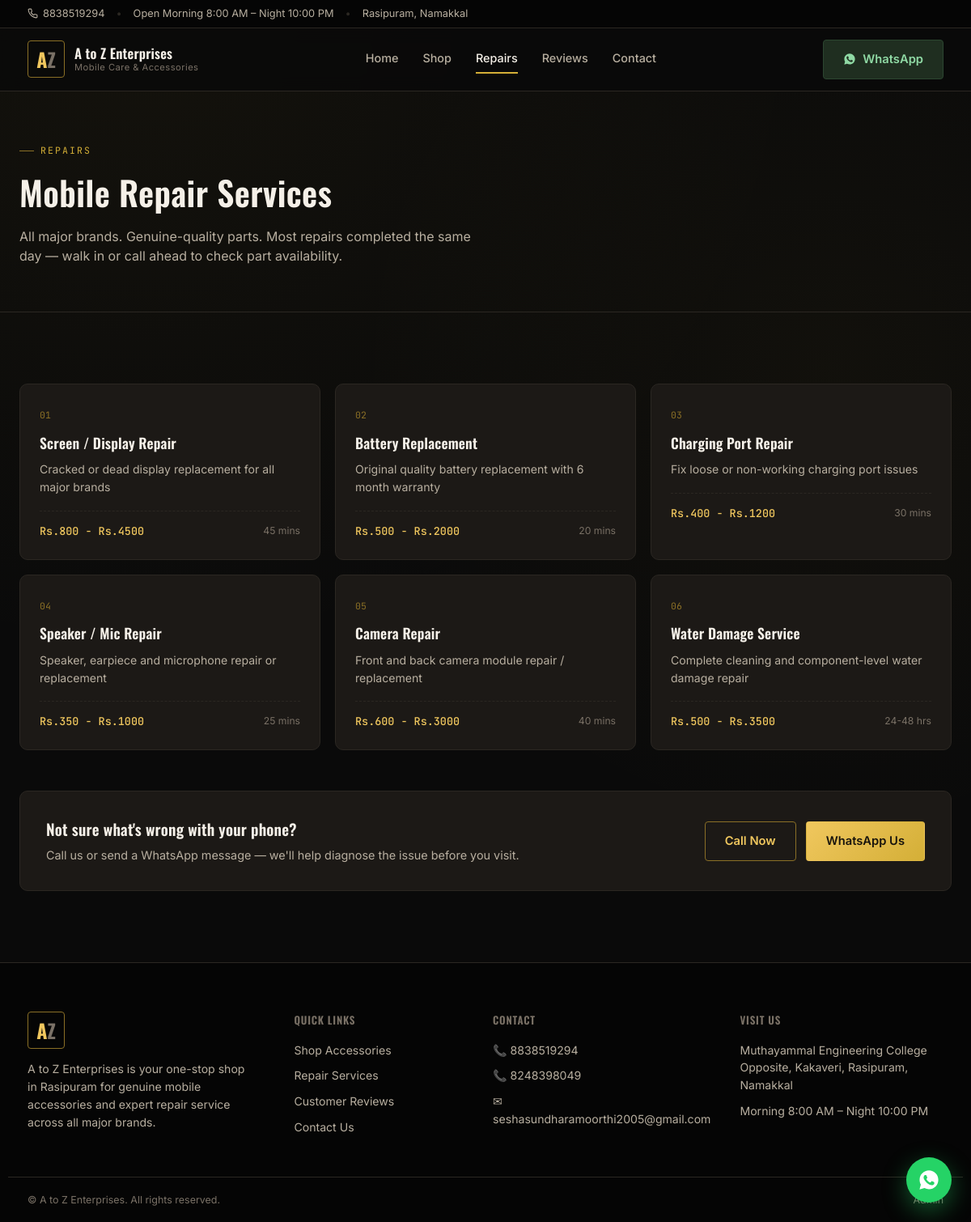
/repairs, run on the app's committed database.
### tables this page shows
CREATE TABLE repair_services (
        id INTEGER PRIMARY KEY AUTOINCREMENT,
        service_name TEXT NOT NULL,
        description TEXT,
        price_range TEXT NOT NULL,
        estimated_time TEXT,
        icon_key TEXT,
        display_order INTEGER DEFAULT 0
    );

### app.py (the view)
@app.route("/repairs")
def repairs():
    conn = get_db()
    repair_services = conn.execute("SELECT * FROM repair_services ORDER BY display_order").fetchall()
    conn.close()
    return render_template("repairs.html", shop=SHOP_INFO, repair_services=repair_services)

### app.py (called while the page is built)
def dict_factory(cursor, row):
    d = {}
    for idx, col in enumerate(cursor.description):
        val = row[idx]
        if col[0] == "created_at" and val and isinstance(val, str):
            try:
                val = datetime.fromisoformat(val)
            except:
                pass
        d[col[0]] = val
    return d

def get_db():
    conn = sqlite3.connect(DB_PATH)
    conn.row_factory = dict_factory
    conn.execute("PRAGMA journal_mode=WAL")
    return conn

### templates/repairs.html (shortened to what this page needs)
{% extends "base.html" %}
{% block content %}
<section class="section-tight" style="border-bottom:1px solid var(--line);">
  <div class="section-inner">
    <span class="eyebrow">Repairs</span>
    <h1 style="font-size:clamp(1.8rem,4vw,2.6rem); margin-top:10px;">Mobile Repair Services</h1>
    <p style="color:var(--ink-dim); margin-top:10px; max-width:560px;">All major brands. Genuine-quality parts. Most repairs completed the same day — walk in or call ahead to check part availability.</p>
  </div>
</section>
<section class="section">
  <div class="section-inner">
    <div class="repair-grid">
      {% for service in repair_services %}
      <div class="repair-card">
        <span class="repair-card-num">0{{ loop.index }}</span>
        <h3>{{ service.service_name }}</h3>
        <p>{{ service.description }}</p>
        <div class="repair-card-foot">
          <span class="repair-price">{{ service.price_range }}</span>
          {% if service.estimated_time %}<span class="repair-time">{{ service.estimated_time }}</span>{% endif %}
        </div>
      </div>
      {% endfor %}
    </div>
    <div style="margin-top:50px; background:var(--bg-card); border:1px solid var(--line); border-radius:var(--radius-md); padding:32px; display:flex; justify-content:space-between; align-items:center; flex-wrap:wrap; gap:20px;">
      <div>
        <h3 style="font-size:1.2rem; margin-bottom:6px;">Not sure what's wrong with your phone?</h3>
        <p style="color:var(--ink-dim); font-size:0.9rem;">Call us or send a WhatsApp message — we'll help diagnose the issue before you visit.</p>
      </div>
      <div style="display:flex; gap:12px;">
        <a href="tel:+91{{ shop.phone_1 }}" class="btn btn-outline">Call Now</a>
        <a href="https://wa.me/91{{ shop.phone_1 }}?text=Hi%2C%20I%20need%20help%20with%20a%20mobile%20repair" target="_blank" rel="noopener" class="btn btn-gold">WhatsApp Us</a>
      </div>
    </div>
  </div>
</section>
{% endblock %}

### templates/base.html (shortened to what this page needs)
<!DOCTYPE html>
<html lang="en">
<head>
<link rel="stylesheet" href="{{ url_for('static', filename='css/style.css') }}">
</head>
<body class="{% block body_class %}{% endblock %}">
<div class="topbar">
  <div class="topbar-inner">
    <a href="tel:+91{{ shop.phone_1 }}" class="topbar-item">
      {{ shop.phone_1 }}
    </a>
    <span class="topbar-divider">•</span>
    <span class="topbar-item topbar-hours">Open {{ shop.hours }}</span>
    <span class="topbar-divider">•</span>
    <span class="topbar-item topbar-loc">Rasipuram, Namakkal</span>
  </div>
</div>
<header class="site-header">
  <div class="site-header-inner">
    <a href="{{ url_for('home') }}" class="brand">
      <span class="brand-mark">A<span class="brand-mark-z">Z</span></span>
      <span class="brand-text">
        <span class="brand-name">A to Z Enterprises</span>
        <span class="brand-tagline">Mobile Care &amp; Accessories</span>
      </span>
    </a>
    <nav class="main-nav" id="mainNav">
      <a href="{{ url_for('home') }}" class="{{ 'active' if request.endpoint == 'home' }}">Home</a>
      <a href="{{ url_for('products') }}" class="{{ 'active' if request.endpoint == 'products' }}">Shop</a>
      <a href="{{ url_for('repairs') }}" class="{{ 'active' if request.endpoint == 'repairs' }}">Repairs</a>
      <a href="{{ url_for('reviews_page') }}" class="{{ 'active' if request.endpoint == 'reviews_page' }}">Reviews</a>
      <a href="{{ url_for('contact') }}" class="{{ 'active' if request.endpoint == 'contact' }}">Contact</a>
    </nav>
    <div class="header-actions">
      <a href="https://wa.me/91{{ shop.phone_1 }}" target="_blank" rel="noopener" class="btn btn-call">
        WhatsApp
      </a>
    </div>
  </div>
</header>
<main>
{% block content %}{% endblock %}
</main>
<footer class="site-footer">
  <div class="footer-inner">
    <div class="footer-col footer-brand">
      <span class="brand-mark">A<span class="brand-mark-z">Z</span></span>
      <p>{{ shop.name }} is your one-stop shop in Rasipuram for genuine mobile accessories and expert repair service across all major brands.</p>
    </div>
    <div class="footer-col">
      <h4>Quick Links</h4>
      <a href="{{ url_for('products') }}">Shop Accessories</a>
      <a href="{{ url_for('repairs') }}">Repair Services</a>
      <a href="{{ url_for('reviews_page') }}">Customer Reviews</a>
      <a href="{{ url_for('contact') }}">Contact Us</a>
    </div>
    <div class="footer-col">
      <h4>Contact</h4>
      <a href="tel:+91{{ shop.phone_1 }}">📞 {{ shop.phone_1 }}</a>
      <a href="tel:+91{{ shop.phone_2 }}">📞 {{ shop.phone_2 }}</a>
      <a href="mailto:{{ shop.email }}">✉ {{ shop.email }}</a>
    </div>
    <div class="footer-col">
      <h4>Visit Us</h4>
      <p class="footer-address">{{ shop.address }}</p>
      <p class="footer-hours">{{ shop.hours }}</p>
    </div>
  </div>
  <div class="footer-bottom">
    <span>© {{ shop.name }}. All rights reserved.</span>
    <a href="{{ url_for('admin_login') }}" class="footer-admin-link">Admin</a>
  </div>
</footer>
<a href="https://wa.me/91{{ shop.phone_1 }}" target="_blank" rel="noopener" class="float-whatsapp" aria-label="Chat on WhatsApp">
</a>
</body>
</html>

### data on the page
repair_services: service_name "Screen / Display Repair", description "Cracked or dead display replacement for all major brands", price_range "Rs.800 - Rs.4500", estimated_time "45 mins"
repair_services: service_name "Battery Replacement", description "Original quality battery replacement with 6 month warranty", price_range "Rs.500 - Rs.2000", estimated_time "20 mins"
repair_services: service_name "Charging Port Repair", description "Fix loose or non-working charging port issues", price_range "Rs.400 - Rs.1200", estimated_time "30 mins"
repair_services: service_name "Speaker / Mic Repair", description "Speaker, earpiece and microphone repair or replacement", price_range "Rs.350 - Rs.1000", estimated_time "25 mins"
repair_services: service_name "Camera Repair", description "Front and back camera module repair / replacement", price_range "Rs.600 - Rs.3000", estimated_time "40 mins"
repair_services: service_name "Water Damage Service", description "Complete cleaning and component-level water damage repair", price_range "Rs.500 - Rs.3500", estimated_time "24-48 hrs"

### other printed values
{{ shop.phone_1 }} "8838519294"
{{ shop.hours }} "Morning 8:00 AM – Night 10:00 PM"
{{ shop.name }} "A to Z Enterprises"
{{ shop.phone_2 }} "8248398049"
{{ shop.email }} "seshasundharamoorthi2005@gmail.com"
{{ shop.address }} "Muthayammal Engineering College Opposite, Kakaveri, Rasipuram, Namakkal"
